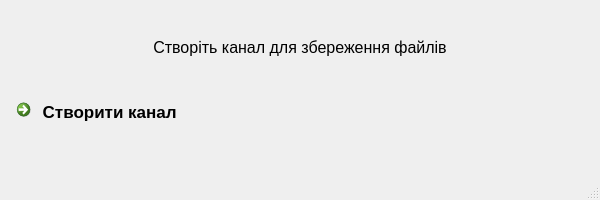
<?xml version="1.0" encoding="UTF-8"?>
<ui version="4.0">
 <class>MainWindow</class>
 <widget class="QMainWindow" name="MainWindow">
  <property name="geometry">
   <rect>
    <x>0</x>
    <y>0</y>
    <width>600</width>
    <height>200</height>
   </rect>
  </property>
  <property name="windowTitle">
   <string>TeleCloud</string>
  </property>
  <property name="windowIcon">
   <iconset resource="logo.qrc">
    <normaloff>:/:/newPrefix/logo1.png/logo.png</normaloff>:/:/newPrefix/logo1.png/logo.png</iconset>
  </property>
  <widget class="QWidget" name="centralwidget">
   <layout class="QVBoxLayout" name="verticalLayout">
    <item>
     <widget class="QLabel" name="label">
      <property name="font">
       <font>
        <pointsize>12</pointsize>
       </font>
      </property>
      <property name="text">
       <string>Створіть канал для збереження файлів</string>
      </property>
      <property name="alignment">
       <set>Qt::AlignCenter</set>
      </property>
     </widget>
    </item>
    <item>
     <widget class="QCommandLinkButton" name="create_channel">
      <property name="font">
       <font>
        <family>Segoe UI</family>
        <pointsize>13</pointsize>
       </font>
      </property>
      <property name="text">
       <string> Створити канал</string>
      </property>
      <property name="icon">
       <iconset resource="logo.qrc">
        <normaloff>:/:/newPrefix/logo1.png/plus.png</normaloff>:/:/newPrefix/logo1.png/plus.png</iconset>
      </property>
      <property name="iconSize">
       <size>
        <width>40</width>
        <height>40</height>
       </size>
      </property>
      <property name="default">
       <bool>false</bool>
      </property>
     </widget>
    </item>
   </layout>
  </widget>
  <widget class="QMenuBar" name="menubar">
   <property name="geometry">
    <rect>
     <x>0</x>
     <y>0</y>
     <width>600</width>
     <height>26</height>
    </rect>
   </property>
  </widget>
  <widget class="QStatusBar" name="statusbar"/>
 </widget>
 <resources>
  <include location="logo.qrc"/>
 </resources>
 <connections/>
</ui>
